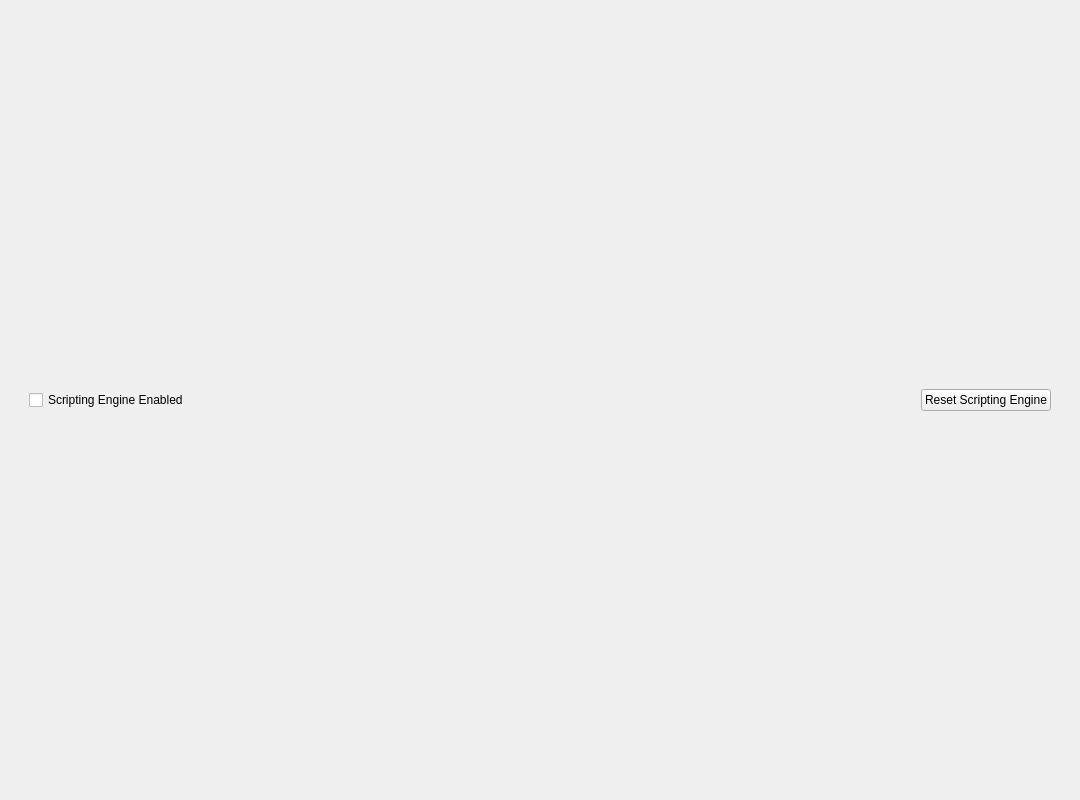
<?xml version="1.0" encoding="UTF-8"?>
<ui version="4.0">
 <class>ImageJobScriptPanel</class>
 <widget class="QWidget" name="ImageJobScriptPanel">
  <property name="windowModality">
   <enum>Qt::NonModal</enum>
  </property>
  <property name="geometry">
   <rect>
    <x>0</x>
    <y>0</y>
    <width>1080</width>
    <height>800</height>
   </rect>
  </property>
  <property name="minimumSize">
   <size>
    <width>1080</width>
    <height>800</height>
   </size>
  </property>
  <property name="windowTitle">
   <string>Scripting Panel</string>
  </property>
  <layout class="QVBoxLayout" name="verticalLayout_2">
   <item>
    <widget class="QScrollArea" name="scrollArea">
     <property name="frameShape">
      <enum>QFrame::NoFrame</enum>
     </property>
     <property name="frameShadow">
      <enum>QFrame::Plain</enum>
     </property>
     <property name="widgetResizable">
      <bool>true</bool>
     </property>
     <widget class="QWidget" name="scrollAreaWidgetContents">
      <property name="geometry">
       <rect>
        <x>0</x>
        <y>0</y>
        <width>1068</width>
        <height>788</height>
       </rect>
      </property>
      <layout class="QVBoxLayout" name="verticalLayout_3">
       <item>
        <widget class="QWidget" name="headerWidget" native="true">
         <property name="sizePolicy">
          <sizepolicy hsizetype="Preferred" vsizetype="Fixed">
           <horstretch>0</horstretch>
           <verstretch>0</verstretch>
          </sizepolicy>
         </property>
         <layout class="QHBoxLayout" name="horizontalLayout">
          <item>
           <widget class="QCheckBox" name="scriptsEnabledButton">
            <property name="text">
             <string extracomment="Text next to a checkbox that enables or disables the scripting engine when pressed">Scripting Engine Enabled</string>
            </property>
           </widget>
          </item>
          <item>
           <spacer name="horizontalSpacer">
            <property name="orientation">
             <enum>Qt::Horizontal</enum>
            </property>
            <property name="sizeHint" stdset="0">
             <size>
              <width>40</width>
              <height>20</height>
             </size>
            </property>
           </spacer>
          </item>
          <item>
           <widget class="QPushButton" name="resetScriptEngineButton">
            <property name="text">
             <string extracomment="Text on a button that resets the scripting system to default settings when pressed">Reset Scripting Engine</string>
            </property>
           </widget>
          </item>
         </layout>
        </widget>
       </item>
       <item>
        <layout class="QVBoxLayout" name="scriptEditorsContainer"/>
       </item>
      </layout>
     </widget>
    </widget>
   </item>
  </layout>
 </widget>
 <resources/>
 <connections/>
</ui>
